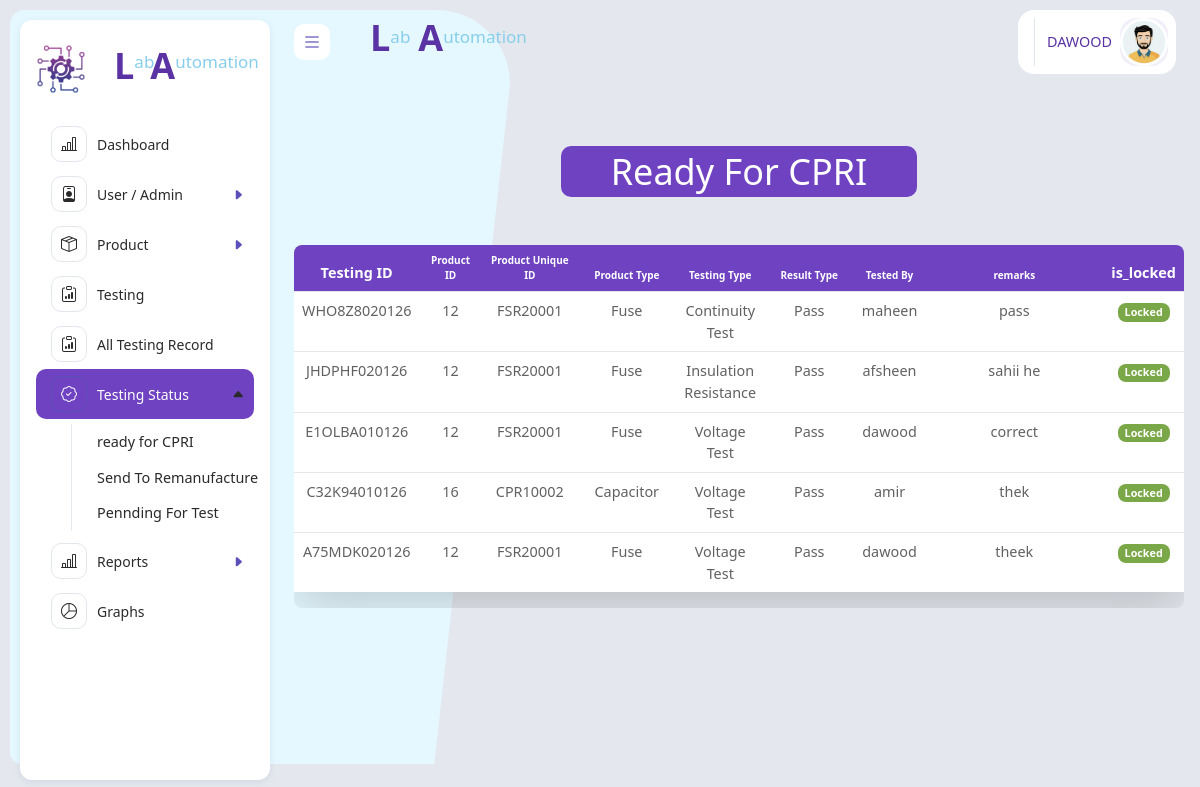
Before: /send-to-cpri.php (signed in) with the older database file.
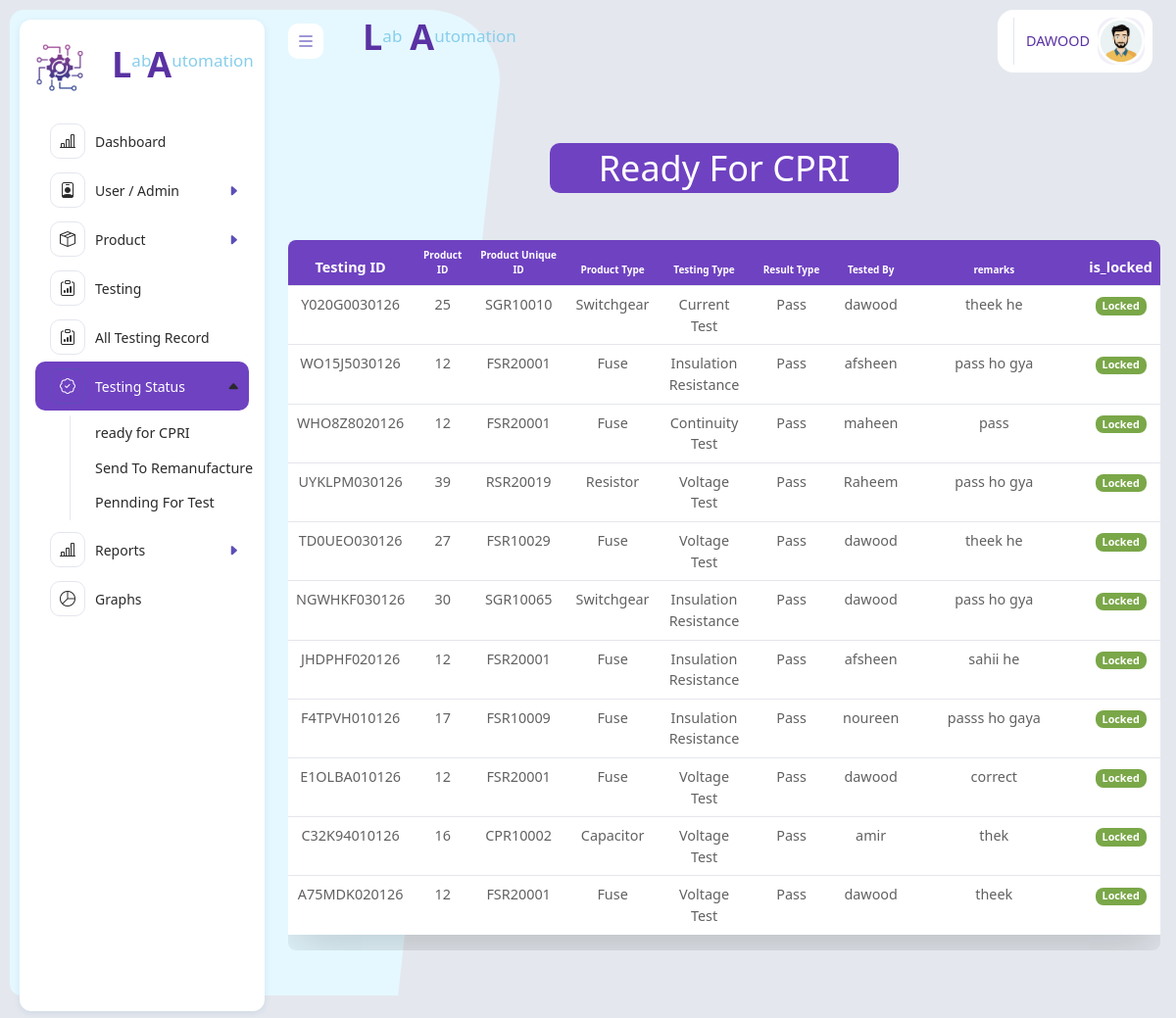
After: the same page with the newer database file.
### tables this page shows
CREATE TABLE `testing_data` (
  `testing_id` varchar(12) NOT NULL,
  `product_id` int(11) NOT NULL,
  `product_type` varchar(11) NOT NULL,
  `testing_type` varchar(200) DEFAULT NULL,
  `result_type` enum('Pass','Fail','Pending') NOT NULL,
  `tested_by` varchar(200) DEFAULT NULL,
  `remarks` varchar(200) DEFAULT NULL,
  `created_at` timestamp NOT NULL DEFAULT current_timestamp(),
  `send_to` enum('CPRI','Remanufacture','Pending') DEFAULT 'Pending',
  `is_locked` tinyint(1) DEFAULT 0
);

CREATE TABLE `products` (
  `id` int(11) NOT NULL,
  `product_id` varchar(12) NOT NULL,
  `product_code` varchar(2) NOT NULL,
  `rivision` varchar(11) NOT NULL,
  `manufacturing_no` varchar(50) NOT NULL,
  `product_type` varchar(11) NOT NULL,
  `product_name` varchar(200) NOT NULL,
  `is_active` tinyint(1) DEFAULT 1
);

### send-to-cpri.php (the view, shortened to what this page needs)
<?php
include 'header.php';
include "backend/db.php";
$query = "SELECT
    t.testing_id,
    p.id AS product_db_id,
    p.product_id,
    p.product_type,
    t.testing_type,
    t.result_type,
    t.tested_by,
    t.remarks,
    t.is_locked
FROM testing_data t
JOIN products p ON t.product_id = p.id
WHERE
    t.send_to = 'CPRI'
    AND t.is_locked = 1
ORDER BY t.testing_id DESC
";
$res = mysqli_query($conn,$query);
?>
<div class="app-body">
<h1 class="title text-center my-5 p-1" >Ready For CPRI</h1>
<div class="table-responsive rounded">
    <table class="table  table-hover table-border shadow-lg p-3" >
        <thead>
            <tr>
                <th id="th" >Testing ID</th>
                <th id="th"  class="font">Product ID</th>
                <th id="th"  class="font">Product Unique ID</th>
                <th id="th"  class="font">Product Type</th>
                <th id="th" class="font">Testing Type</th>
                <th id="th" class="font">Result Type</th>
                <th id="th" class="font">Tested By</th>
                <th id="th"  class="font">remarks</th>
                <th id="th"  >is_locked</th>
            </tr>
        </thead>
        <tbody>
            <?php
            if (mysqli_num_rows($res)>0) {
                while($data = mysqli_fetch_assoc($res)){
            ?>
            <tr>
                <td id="td" class="text-center " ><?= $data["testing_id"] ?></td>
                <td class="text-center"><?= $data["product_db_id"] ?></td>
                <td class="text-center"><?= $data["product_id"] ?></td>
                <td id="wid" class="text-center" ><?= $data["product_type"] ?></td>
                <td id="td" class="text-center" ><?= $data["testing_type"] ?></td>
                <td id="td" class="text-center" ><?= $data["result_type"] ?></td>
                <td class="text-center"><?= $data["tested_by"] ?></td>
                <td id="id2" class="text-center"><?= $data["remarks"] ?></td>
                            <td class="text-center">
                                <?php
                                if($data['is_locked'] == 1){
                                    echo '<span class="badge bg-success">Locked</span>';
                                } else {
                                    echo '<span class="badge bg-warning text-dark">Unlocked</span>';
                                }
                                ?>
                            </td>
                        </tr>
                        <?php
                    }
                } else {
                    echo '<tr><td colspan="8" class="text-center">No records found</td></tr>';
                }
                ?>
        </tbody>
    </table>
</div>
</div>
<?php
include "footer.php";
?>

Changed rows visible on the page:
added testing_data: testing_id "Y020G0030126", product "25", product.product_id "SGR10010", product.product_type "Switchgear", testing_type "Current Test", result_type "Pass", tested_by "dawood", remarks "theek he", is_locked "Locked"
added testing_data: testing_id "WO15J5030126", product "12", product.product_id "FSR20001", product.product_type "Fuse", testing_type "Insulation Resistance", result_type "Pass", tested_by "afsheen", remarks "pass ho gya", is_locked "Locked"
added testing_data: testing_id "UYKLPM030126", product "39", product.product_id "RSR20019", product.product_type "Resistor", testing_type "Voltage Test", result_type "Pass", tested_by "Raheem", remarks "pass ho gya", is_locked "Locked"
added testing_data: testing_id "TD0UEO030126", product "27", product.product_id "FSR10029", product.product_type "Fuse", testing_type "Voltage Test", result_type "Pass", tested_by "dawood", remarks "theek he", is_locked "Locked"
added testing_data: testing_id "NGWHKF030126", product "30", product.product_id "SGR10065", product.product_type "Switchgear", testing_type "Insulation Resistance", result_type "Pass", tested_by "dawood", remarks "pass ho gya", is_locked "Locked"
now on this page (row edited): testing_data: testing_id "F4TPVH010126", product "17", product.product_id "FSR10009", product.product_type "Fuse", testing_type "Insulation Resistance", result_type "Pass", tested_by "noureen", remarks "passs ho gaya", is_locked "Locked"
